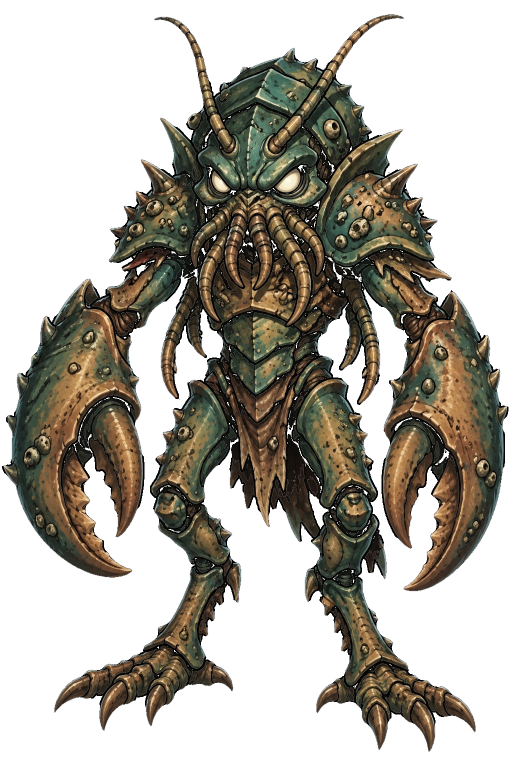
#> input picture assets/cards/layered/abyss_claw_hunter.webp, 1024 x 1536 px, given in place of hell_mantis.webp, which was not available (shown at 1/2 size)
$ python candidate_card_alpha_pinhole_repair.py
#> lines starting #> are read from the running program, lines starting #| are printed output that depends on the picture; after the words box and inside, x2 and y2 are one past the last pixel; in counts of white or black regions, pixels touching at a corner belong together; pictures that were not available may be replaced by others from this repository, and a replacement may not be noted
#!/usr/bin/env python3
"""Create review-only, conservative pinhole fixes for two known bad cut-outs.

Do NOT alter the repository original. Only restore isolated transparent islands
fully surrounded by mostly dark opaque neighbors. Do NOT close open cavities,
wings, bone gaps, cutout silhouettes, or large transparent holes.
"""
from pathlib import Path
from PIL import Image, ImageDraw, ImageFont
import numpy as np
from scipy import ndimage as ndi
import json

OUTPUT=Path("card_repair_candidates")
OUTPUT.mkdir(exist_ok=True)
names=["hell_mantis","skeleton_cavalry"]
report=[]
for stem in names:
    source=Path("assets/cards/layered")/(stem+".webp")
    original=Image.open(source).convert("RGBA")
#> original is the input picture: PIL image 1024x1536 RGBA; mean R, G, B, A 36.5, 32.4, 23.8, 113.4
    a=np.array(original).copy()
    rgb=a[:,:,:3]
    alpha=a[:,:,3]
    # Alpha mask at a low threshold prevents partial-alpha antialias from
    # being mistaken for a detached fully transparent pinhole.
    body=alpha>=24
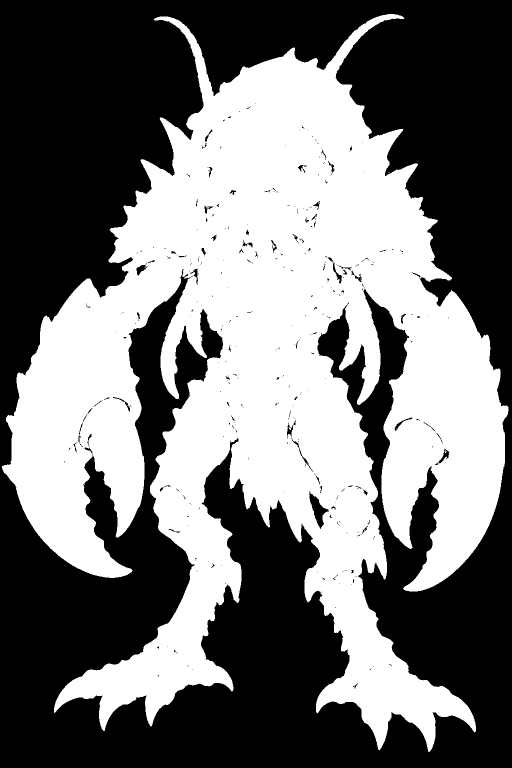
#> body: shape (1536, 1024) bool (shown at 1/2 size); 45.3% white; 18 white regions (17 under 20 px), largest, box (x1, y1, x2, y2) and area: (4, 28, 1017, 1504) 712436
    holes=ndi.binary_fill_holes(body) & (~body)
#> holes: shape (1536, 1024) bool; 0.4% white; 387 white regions (320 under 20 px), largest, box (x1, y1, x2, y2) and area: (618, 982, 658, 1058) 1117, (655, 514, 685, 567) 247, (273, 530, 297, 551) 230
    labels,n=ndi.label(holes)
#> labels: shape (1536, 1024) int32; 587 distinct labels, from 0 to 586
#> n = 586
    bounds=ndi.find_objects(labels)
#> bounds = 586 items
    accepted=np.zeros(holes.shape,dtype=bool)
    candidates=[]
    for i,bbox in enumerate(bounds,1):
        if bbox is None: continue
        component=(labels[bbox]==i)
        area=int(component.sum())
        if area<1 or area>25: continue
        sy,sx=bbox
        ext=(slice(max(0,sy.start-3),min(a.shape[0],sy.stop+3)),
             slice(max(0,sx.start-3),min(a.shape[1],sx.stop+3)))
        local=(labels[ext]==i)
        surround=ndi.binary_dilation(local,iterations=2) & (~local) & (alpha[ext]>224)
        sample=rgb[ext][surround]
        if len(sample)<8: continue
        luminance=sample[:,0]*.2126+sample[:,1]*.7152+sample[:,2]*.0722
        # Only fill tiny pinholes inside almost-black ink regions. Better to
        # miss a damaged stroke than cover a deliberately missing part.
        darkness=float(np.mean(luminance<95))
        if darkness<0.75: continue
        median=np.median(sample,axis=0).astype(np.uint8)
        # Fully isolated pixels are treated as restoration of existing ink.
        local_mask=accepted[ext]
        local_mask[local]=True
        candidates.append({"area":area,"position":[int(sx.start),int(sy.start)],"surround_dark_pct":round(darkness*100,1)})
#> this loop made 586 passes
#> area on passes 11, 34, 39: 84, 37, 87
#> after the loop, candidates = 533 items
    restored=a.copy()
    # Filled pixels inherit the local opaque dark ink color, not a hard-coded
    # artificial black stroke. Preserve every pixel not explicitly accepted.
    changed=0
    ys,xs=np.nonzero(accepted)
#> ys = 1844 values from 207 to 1366
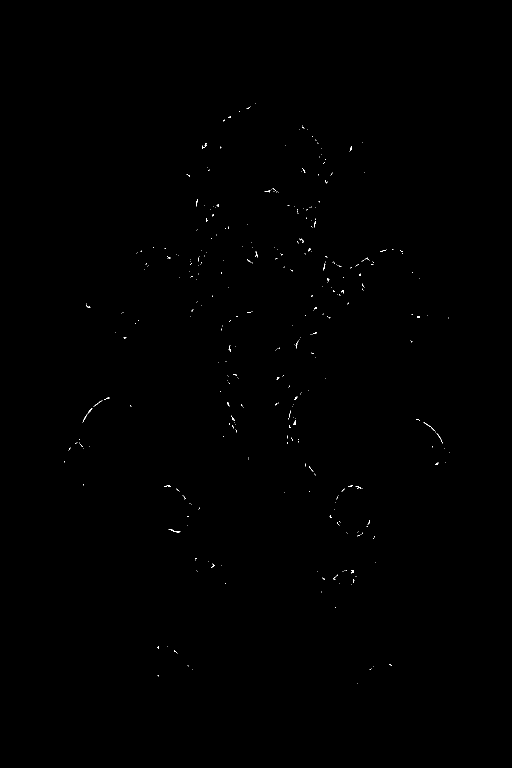
#> accepted: shape (1536, 1024) bool (shown at 1/2 size); 0.12% white in thin lines or dots, all inside (x1, y1, x2, y2) = (128, 207, 900, 1367)
    for y,x in zip(ys,xs):
        around=rgb[max(0,y-2):y+3,max(0,x-2):x+3]
        around_a=alpha[max(0,y-2):y+3,max(0,x-2):x+3]
        usable=around[around_a>=224]
        if not len(usable):continue
        color=np.median(usable,axis=0).astype(np.uint8)
        restored[y,x,:3]=color
        restored[y,x,3]=255
        changed+=1
#> this loop made 1844 passes
#> color on passes 1 to 3: [1, 4, 2], [4, 4, 3], [6, 6, 4]
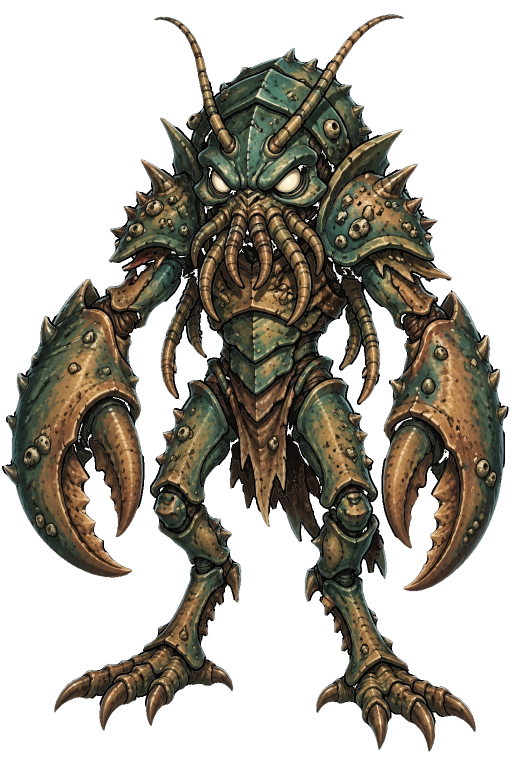
#> restored: shape (1536, 1024, 4) (shown at 1/2 size); 0.12% of pixels changed, all inside (x1, y1, x2, y2) = (128, 207, 900, 1367); transparent parts drawn white
#> after the loop, changed = 1844
    candidate=Image.fromarray(restored,"RGBA")
    candidate.save(OUTPUT/(stem+"_candidate.png"),optimize=True)
    # Checker and dark-paper comparison. Magnification keeps thin edges visible.
    w,h=original.size
#> w = 1024; h = 1536
    check=Image.new("RGBA",(w,h),(200,171,139,255))
    base=Image.alpha_composite(check,original).convert("RGB")
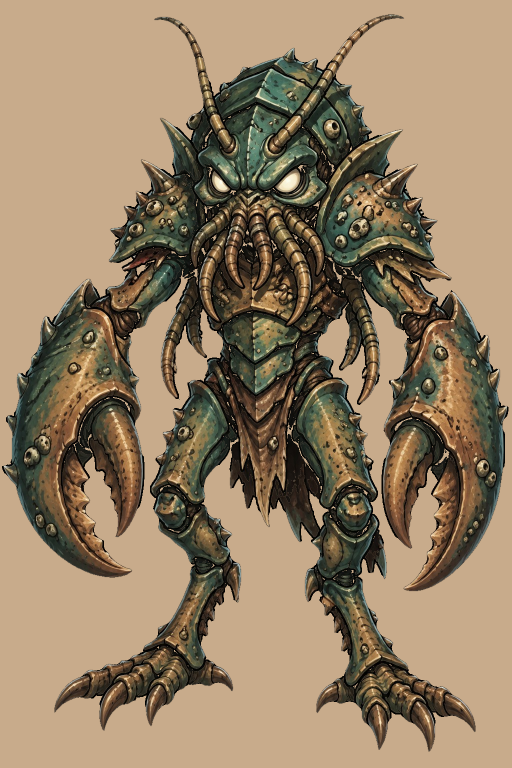
#> base: PIL image 1024x1536 RGB (shown at 1/2 size); mean R, G, B 147.3, 127.1, 100.8
    fixed=Image.alpha_composite(check,candidate).convert("RGB")
    dark=Image.new("RGBA",(w,h),(35,28,26,255))
    before_dark=Image.alpha_composite(dark,original).convert("RGB")
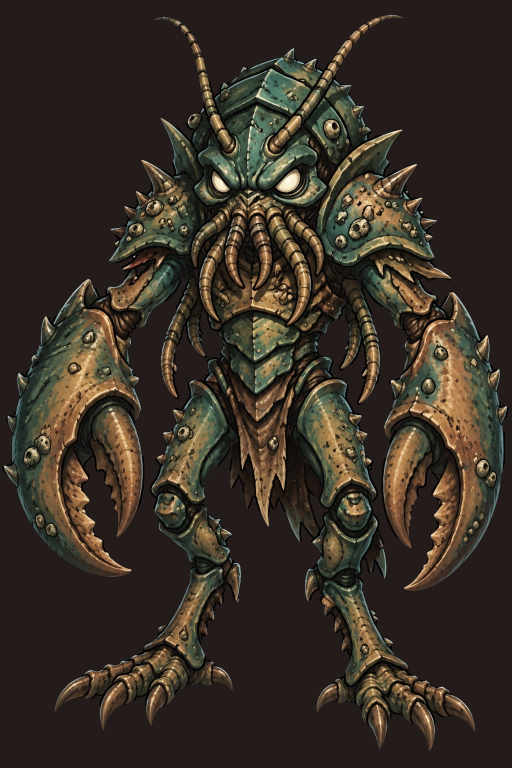
#> before_dark: PIL image 1024x1536 RGB (shown at 1/2 size); mean R, G, B 55.7, 47.7, 38.1
    after_dark=Image.alpha_composite(dark,candidate).convert("RGB")
    pages=[]
    for first,second in [(base,fixed),(before_dark,after_dark)]:
        compare=Image.new("RGB",(w*2,h),(250,248,244))
        compare.paste(first,(0,0));compare.paste(second,(w,0))
        compare.thumbnail((1900,1500),Image.Resampling.LANCZOS)
        pages.append(compare)
#> this loop made 2 passes
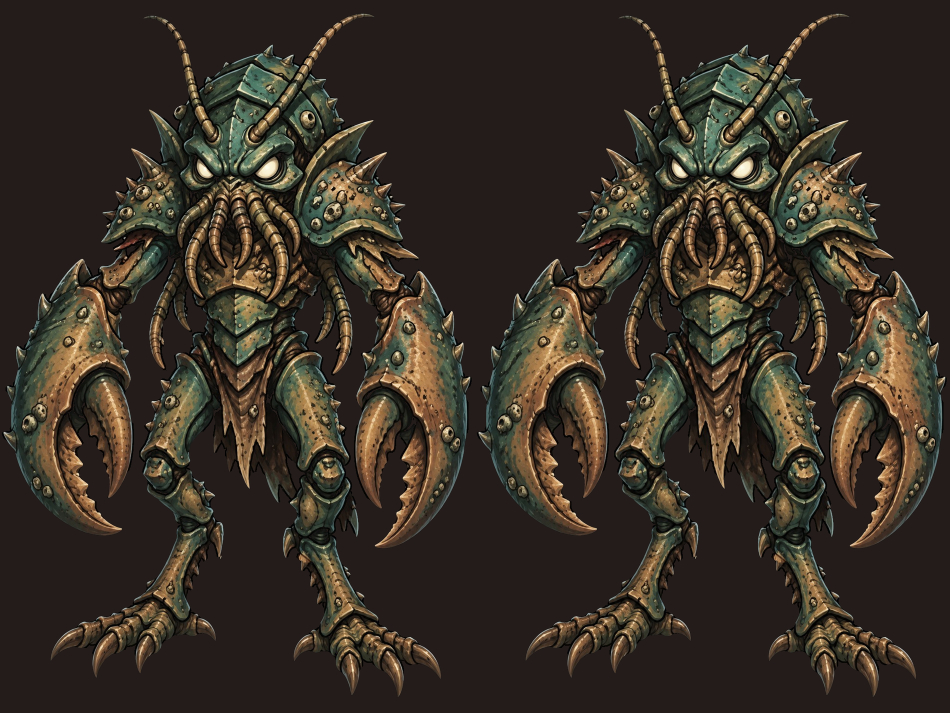
#> compare: PIL image 1900x1425 RGB (shown at 1/2 size); mean R, G, B 55.7, 47.6, 38.1
#> after the loop, pages = 2 items
    pages[0].save(OUTPUT/(stem+"_before_after_light.jpg"),quality=93)
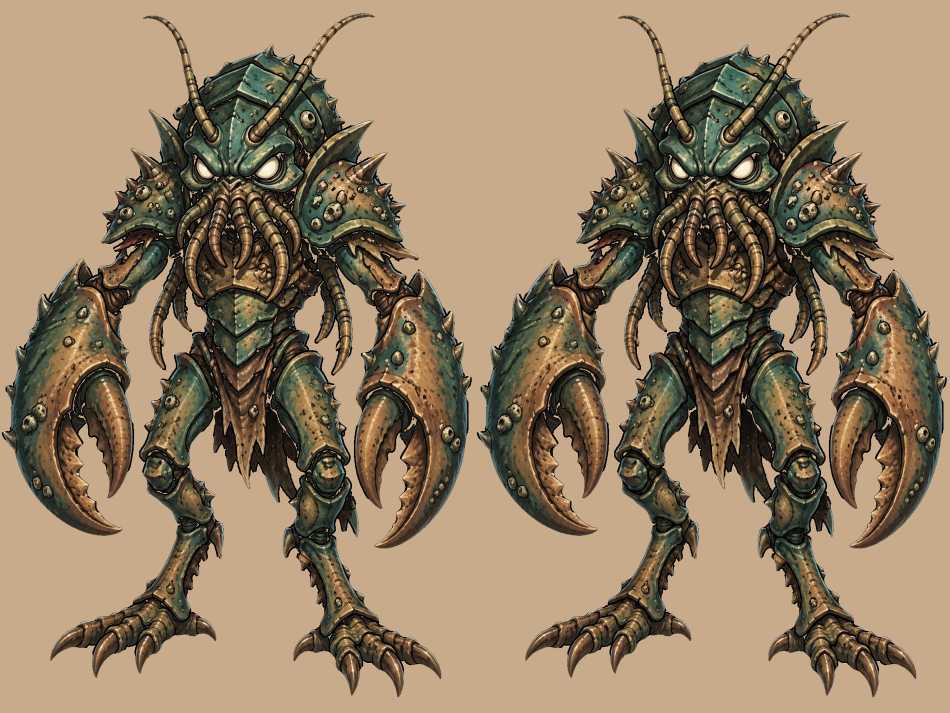
#> saved as hell_mantis_before_after_light.jpg: PIL image 1900x1425 RGB (shown at 1/2 size); mean R, G, B 147.3, 127, 100.8
    pages[1].save(OUTPUT/(stem+"_before_after_dark.jpg"),quality=93)
    mask=Image.fromarray((accepted*255).astype(np.uint8),"L")
    mask.save(OUTPUT/(stem+"_repair_mask.png"))
    report.append({
      "slug":stem.replace("_","-"),"pixels_changed":changed,
      "fraction_of_image_pct":round(changed/(w*h)*100,5),
      "isolated_small_holes":len(candidates),
      "untouched_enclosed_holes":int(n-len(candidates)),
      "algorithm":"Only tiny enclosed holes <=25px, dark surrounding ink >=75%; no large/open holes touched",
      "source":str(source),
      "candidate":str(OUTPUT/(stem+"_candidate.png"))
    })
#> pass 2 of the loop `for stem in names:`:
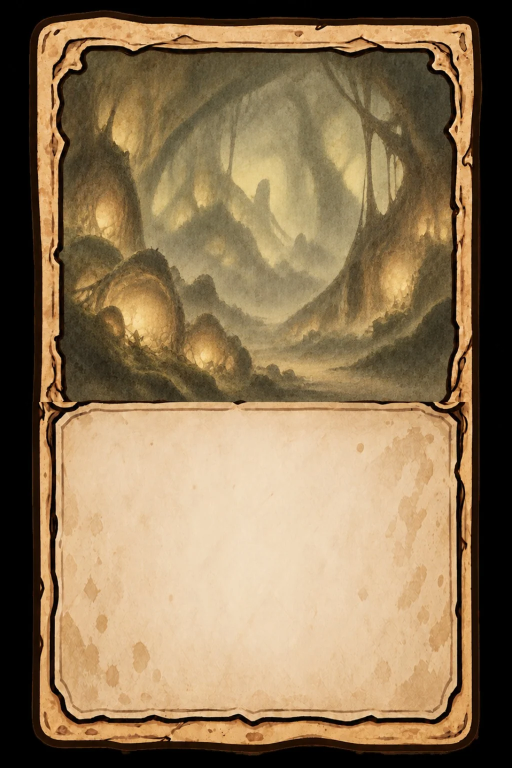
#> input picture assets/cards/layered/base_plague.webp, 1024 x 1536 px, given in place of skeleton_cavalry.webp, which was not available (shown at 1/2 size)
#> rgb is the input picture: shape (1536, 1024, 3); mean R, G, B 141.1, 117.7, 85.2
#> alpha: shape (1536, 1024); every value is 255
#> body: shape (1536, 1024) bool; every value is 1
#> holes: shape (1536, 1024) bool; every value is 0
#> labels: shape (1536, 1024) int32; every value is 0
#> n = 0
#> bounds = []
#> after the loop `for y,x in zip(ys,xs):`: changed = 0
#> the loop `for first,second in [(base,fixed),(before_dark,after_dark)]:` made 2 passes
#> after the loop `for first,second in [(base,fixed),(before_dark,after_dark)]:`:
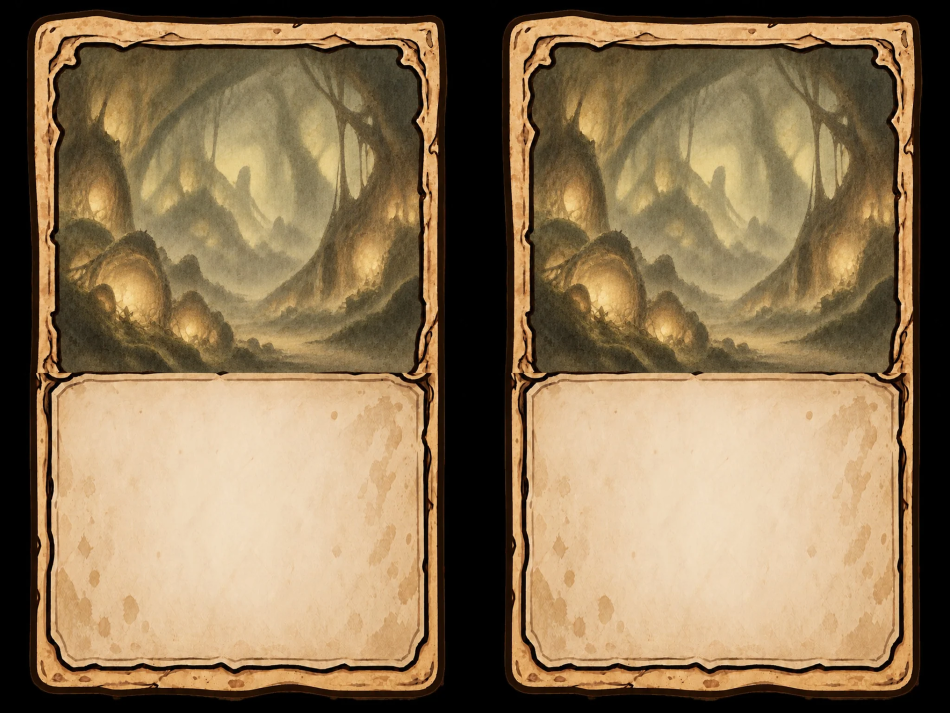
#> compare: PIL image 1900x1425 RGB (shown at 1/2 size); mean R, G, B 141.1, 117.7, 85.2
(OUTPUT/"repair_scope.json").write_text(json.dumps(report,indent=2,ensure_ascii=False))
for row in report:print("REPAIR_CANDIDATE",json.dumps(row,ensure_ascii=False))
print("CONSERVATIVE_CARD_REPAIR_COMPLETE",len(report))
#| CONSERVATIVE_CARD_REPAIR_COMPLETE 2
